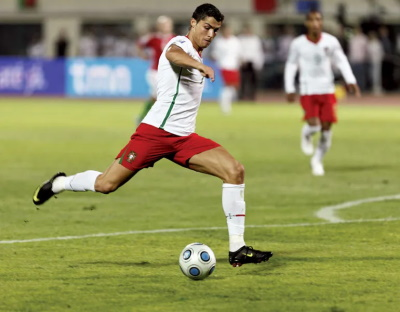
#> input picture asset/ronaldo.jpg, 400 x 312 px
$ python 18_template_matching.py
#> lines starting #> are read from the running program, lines starting #| are printed output that depends on the picture; after the words box and inside, x2 and y2 are one past the last pixel; in counts of white or black regions, pixels touching at a corner belong together
import cv2
import numpy as np

# Read image file
img = cv2.imread('./asset/ronaldo.jpg')
#> img is the input picture: shape (312, 400, 3); mean B, G, R 94.9, 143.9, 143.9
# Convert img to grayscale
grey_img = cv2.cvtColor(img, cv2.COLOR_BGR2GRAY)
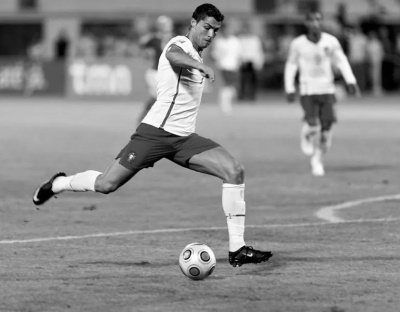
#> grey_img: shape (312, 400); min 0, max 255, mean 138.3
# Read template image
template = cv2.imread('./asset/ball.jpg', 0)
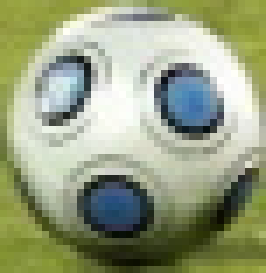
#> input picture asset/ball.jpg, 38 x 39 px (shown 7 times larger)
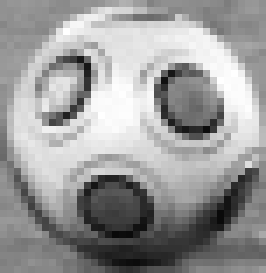
#> template: shape (39, 38) (shown 7 times larger); min 9, max 255, mean 154.1
# Define the width and height of template image
w, h = template.shape[::-1]
#> w = 38; h = 39

# Match template using template
res = cv2.matchTemplate(grey_img, template, cv2.TM_CCOEFF_NORMED)
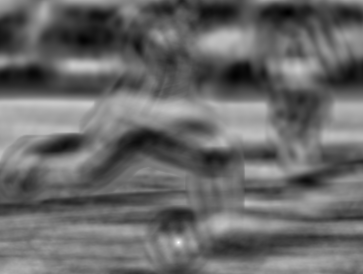
#> res: shape (274, 363) float32; min -0.66, max 0.999, mean 0.0263; drawn with min black and max white
# Define Threshold value
threshold = 0.80
# Return array where threshold above defined value
loc = np.where(res >= threshold)
#> loc = ([241, 241, 242, 242, 242, 243, 243], [178, 179, 177, 178, 179, 177, 178])

# Draw red rectangle on the match object
for pt in zip(*loc[::-1]):
    cv2.rectangle(img, pt, (pt[0] + w, pt[1] + h), (0, 0, 255), 2 )
#> this loop made 7 passes
#> pt on passes 1 to 7: (178, 241), (179, 241), (177, 242), (178, 242), (179, 242), (177, 243), (178, 243)
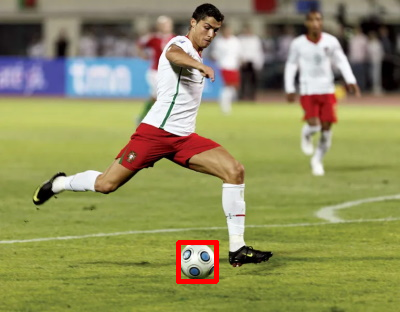
#> img: shape (312, 400, 3); 0.61% of pixels changed, all inside (x1, y1, x2, y2) = (176, 240, 219, 284)

# Show image with matching rectangle
cv2.imshow("image", img)
# Wait
cv2.waitKey(0)
# Destroy windows and release capture
cv2.destroyAllWindows()
